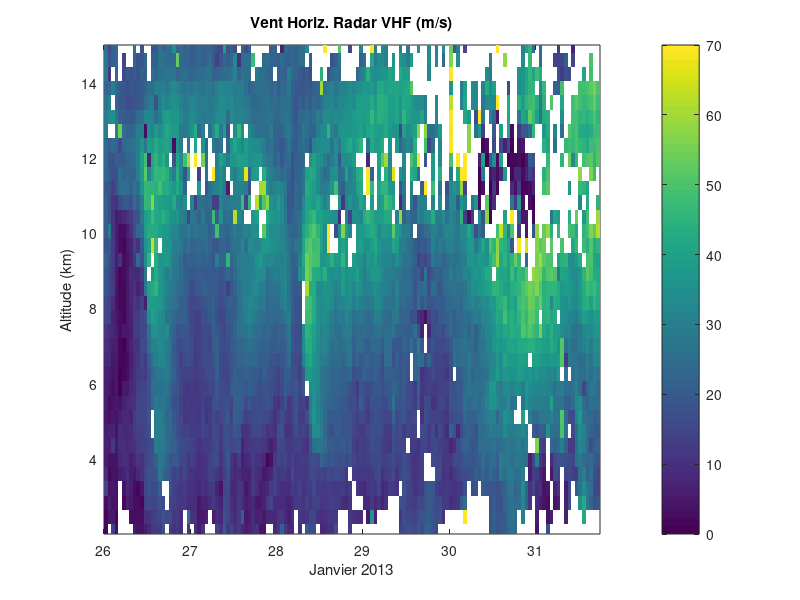

Write MATLAB code to recreate this figure.
% Question 4

clear
close all

load Matrice_VHF

module=sqrt(U_VHF.*U_VHF+V_VHF.*V_VHF);
z=z_VHF/1000; % m -> km

debut_periode=601; % 26 janvier 2013
fin_periode=744; % 31 janvier 2013

module_periode=module(1:40,debut_periode:fin_periode);

for i=debut_periode:fin_periode;
temps(i-debut_periode+1)=jour_VHF(i)+(heure_VHF(i)/24);
end

figure
pcolor(temps,z,module_periode)
shading flat
caxis([0 70])
axis([26 31.75 2 15])
colorbar
set(gca,'ytick',[4 6 8 10 12 14])
set(gca,'xtick',[26 27 28 29 30 31])
title('Vent Horiz. Radar VHF (m/s)')
xlabel('Janvier 2013')
ylabel('Altitude (km)')
